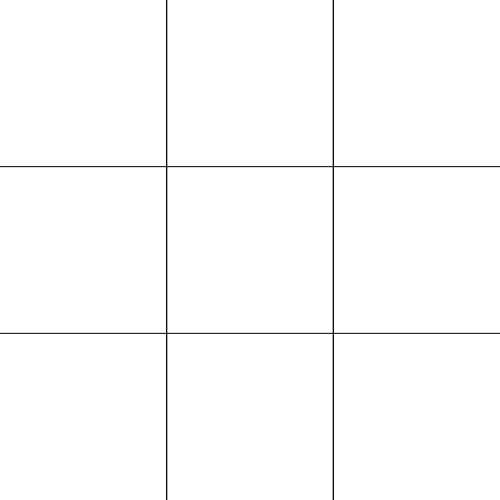
Frame 1 (no input)
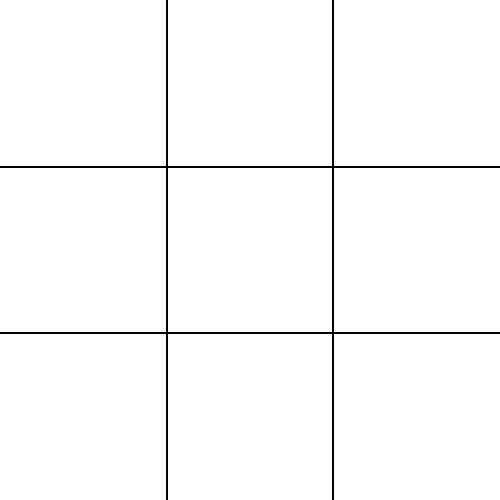
Frame 60 (no input)
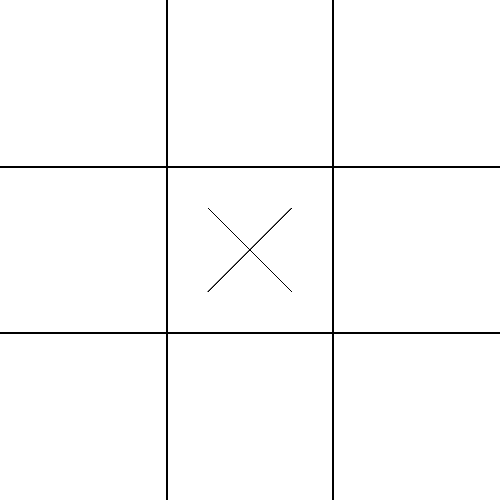
Frame 120 (the mouse pressed at the canvas centre since frame 60)

The p5.js sketch that drew these frames (run headless with seeded random() and noise() and a simulated clock; from frame 60 on, the mouse is pressed at the canvas centre):

// p5.js sketch
// ── sketch.js
let board;
const players = ['X', 'O'];

let currentPlayer;

function setup() {
  createCanvas(500, 500);
  background(255);
  board = new Board(3, 3);
  currentPlayer = players[0];

}

function draw() {
  board.draw();
}

function gameOver(winner) {
  noLoop();
  let resultP = createP('');
  resultP.style('font-size', '32pt');
  if (winner === 'tie') {
    resultP.html('Tie!');
  } else {
    resultP.html(`${winner} wins!`);
  }

}

function mousePressed() {
  const tile = board.getClickedTile(mouseX, mouseY);
  if (board.get(tile.i, tile.j) === '') {
    board.set(tile.i, tile.j, currentPlayer)
    const winner = board.checkWinner();
    if (winner) {
      gameOver(winner);
    }
    currentPlayer = (currentPlayer === 'X') ? 'O' : 'X'; // switch active Player
  }
}

// ── minimax.js
function minimax(position, depth, alpha, beta, maximizingPlayer) {
  if (depth === 0 || checkWinner(position) != null) {
    // console.log(position, boardEvaluation(position));
    return boardEvaluation(position);
  }

  if (maximizingPlayer) {
    let maxEval = -Infinity;
    const children = nextBoards(position, 'X');
    for (let i = 0; i < children.length; i++) {
      const child = children[i];
      let eval = minimax(child, depth - 1, alpha, beta, false);
      maxEval = max(maxEval, eval);
      alpha = max(alpha, eval);
      if (beta <= alpha) {
        break;
      }
    }
    return maxEval;
  } else { // minimizingPlayer
    let minEval = Infinity;
    const children = nextBoards(position, 'O');
    for (let i = 0; i < children.length; i++) {
      const child = children[i];
      let eval = minimax(child, depth - 1, alpha, beta, true);
      minEval = min(minEval, eval);
      beta = min(beta, eval);
      if (beta <= alpha) {
        break;
      }
    }
    return minEval;
  }
}

function bestMove(position, activePlayer) {
  // find best Move for the maximixing Player ('X')
  let bestScore = -Infinity;
  let bestMove = null;
  const options = nextBoards(position, activePlayer);
  for (let i = 0; i < options.length; i++) {
    const move = options[i];
    const score = minimax(move, spotsAvailable(position), -Infinity, Infinity, (activePlayer === 'O'));
    if (score > bestScore) {
      bestScore = score;
      bestMove = copyBoard(move);
    }
  }
  console.log(bestMove);
  return bestMove;
}

// ── tictactoe.js
class Board {
  constructor(rows, cols) {
    this.rows = rows;
    this.cols = cols;
    this.board = [];
    for (let i = 0; i < this.rows; i++) {
      let line = [];
      for (let j = 0; j < this.cols; j++) {
        line.push('');
      }
      this.board.push(line);
    }
    this._available = this.rows * this.cols;
    this._fieldHeight = height / this.rows;
    this._fieldWidth = width / this.cols;
  }

  get(i, j) {
    return this.board[i][j];
  }

  set(i, j, value) {
    this.board[i][j] = value;
    this._available -= 1;
  }

  _fieldHeight;

  getClickedTile(mouseX, mouseY) {
    const i = Math.floor(mouseY / this._fieldHeight);
    const j = Math.floor(mouseX / this._fieldWidth);
    console.log(`Clicked on tile: ${i}, ${j}: ${this.get(i, j)}`);
    return {i, j};
  }

  checkWinner() {
    let winner = null;
    // Horizontal
    for (let i = 0; i < this.rows; i++) {
      if (allEqual(this.board[i])) {
        winner = this.board[i][0];
      }
    }

    // Vertical
    for (let i = 0; i < this.cols; i++) {
      if (allEqual(arrayColumn(this.board, i))) {
        winner = this.board[0][i];
      }
    }

    // Diagonal
    if (this.rows !== this.cols) {
      console.error("can not check diagonally. Board is not a square!")
      return winner;
    }
    let d1 = [];
    let d2 = [];
    for (let i = 0; i < this.rows; i++) {
      d1.push(this.board[i][i]);
      d2.push(this.board[this.rows - i - 1][this.cols - i - 1]);
    }
    if (allEqual(d1)) {
      winner = d1[0];
    } else if (allEqual(d2)) {
      winner = d2[0];
    }

    // check for tie
    if (winner == null && this._available === 0) {
      return 'tie'
    } else {
      return winner;
    }
  }

  draw() {
    stroke(0);
    // draw layout
    for (let i = 1; i < this.rows; i++) {
      for (let j = 1; j < this.cols; j++) {
        const xCor = (width / this.cols) * j;
        line(xCor, 0, xCor, height);
      }
      const yCor = (height / this.rows) * i;
      line(0, yCor, width, yCor);
    }

    // draw the contents
    for (let i = 0; i < this.rows; i++) {
      for (let j = 0; j < this.cols; j++) {
        const spot = this.board[i][j];
        // center pf current field
        const x = this._fieldWidth * j + this._fieldWidth / 2;
        const y = this._fieldHeight * i + this._fieldHeight / 2;
        const r = this._fieldWidth / 4; // radius
        if (spot === 'X') {
          line(x - r, y - r, x + r, y + r);
          line(x + r, y - r, x - r, y + r);
        } else if (spot === 'O') {
          noFill();
          ellipse(x, y, r * 2);
        }
      }
    }
  }
}

const allEqual = arr => arr.every(v => v === arr[0] && v !== '');

const arrayColumn = (arr, n) => arr.map(x => x[n]);
